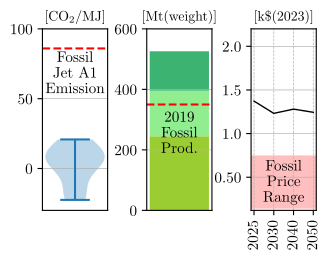

This figure's Python source:
#%%
# runs code as interactive cell 
# https://code.visualstudio.com/docs/python/jupyter-support-py

# IMPORTS #######################################

# plotting
import matplotlib.pyplot as plt
import matplotlib.font_manager as font_manager
# unit conversion
cm = 1/2.54 # for inches-cm conversion
# time manipulation
from datetime import datetime

# data science
import numpy as np
import pandas as pd

# i/o
from pathlib import PurePath, Path

# SETUP #########################################

plt.rcParams.update({
    "text.usetex": True,
    "font.family": "Arial",
    "font.sans-serif": "Computer Modern",
    'font.size': 11
})

# DATA IMPORT ###################################

# see also this StackOverflow questions:
# https://stackoverflow.com/q/22787209
# https://stackoverflow.com/q/69242928
# it will be best to have separate plots for each country

df_bio_cell_co2 = pd.read_excel(
    io = 'data/data.xlsx',
    sheet_name = 'CO2 Bio-Cellulose Fuel',
    usecols = lambda column: column in [
        'feedstock',
        'region',
        'LSf [gCO2e/MJ]'
    ],
    dtype={
        'feedstock': str,
        'region': str,
        'LSf [gCO2e/MJ]': float
    },
    header = 0,
    engine = 'openpyxl'
)
df_bio_cell_cost = pd.read_excel(
    io = 'data/data.xlsx',
    sheet_name = 'Cost Bio-Cellulose Fuel',
    usecols = lambda column: column in [
        'year',
        'cost [$(2023)]'
    ],
    dtype={
        'year': str,
        'cost [$(2023)]': float
    },
    header = 0,
    engine = 'openpyxl'
)
df_bio_cell_avail = pd.read_excel(
    io = 'data/data.xlsx',
    sheet_name = 'Availability Bio-Cellulose Fuel',
    usecols = lambda column: column in [
        'feedstock',
        'practical availability [Mt/year]'
    ],
    dtype={
        'feedstock': str,
        'practical availability [Mt/year]': float
    },
    header = 0,
    engine = 'openpyxl'
)

		
# DATA MANIPULATION #############################


# FIGURE ########################################

# SETUP ######################

fig, axes = plt.subplots(
    num = 'main',
    nrows = 1,
    ncols = 3,
    gridspec_kw = {'wspace': 0.6},
    dpi = 300,
    figsize=(9*cm, 6*cm), # A4=(210x297)mm,
)

# AXIS SCALING ###############

# AXIS LIMITS ################

axes[0].set_ylim(-30, 100)
axes[1].set_ylim(0, 600)
axes[2].set_ylim(120, 2200)

# TICKS AND LABELS ###########

axes[0].set_xticks([])
axes[0].set_xticklabels([])

axes[1].set_xticks([])
axes[1].set_xticklabels([])

axes[2].tick_params(axis='x', labelrotation=90)

for axis in axes:
    axis.grid(which='both', axis='y', linestyle='-', linewidth = 0.5)
    axis.grid(which='major', axis='x', linestyle='--', linewidth = 0.5)

import matplotlib.ticker as ticker

def thousands(x, pos):
    'The two args are the value and tick position'
    return '%1.1f' % (x * 1e-3) if x >= 1000 else '%1.2f' % (x * 1e-3)

formatter = ticker.FuncFormatter(thousands)

axes[2].yaxis.set_major_formatter(formatter)

# AXIS LABELS ################


# TITLE ######################

axes[0].set_title('[CO$_2$/MJ]', fontsize=10)
axes[1].set_title('[Mt(weight)]', fontsize=10)
axes[2].set_title('[k\$(2023)]', fontsize=10)

# PLOTTING ###################

axes[0].violinplot(
    df_bio_cell_co2['LSf [gCO2e/MJ]'],
    #showfliers = True
)
axes[0].axhline(y=86, color='red', linestyle='--')
axes[0].text(1, 54, 'Fossil \n Jet A1 \n Emission', ha='center')

cellulosic = df_bio_cell_avail[df_bio_cell_avail['feedstock'] == 'cellulosic cover crops']['practical availability [Mt/year]'].iloc[0]
axes[1].bar(
    x = 0,
    height = cellulosic,
    width=0.75,
    color = 'yellowgreen',
)
agri = df_bio_cell_avail[df_bio_cell_avail['feedstock'] == 'agricultural residues']['practical availability [Mt/year]'].iloc[0]
axes[1].bar(
    x = 0,
    height = agri,
    bottom = cellulosic,
    width=0.75,
    color = 'lightgreen',
)
forest = df_bio_cell_avail[df_bio_cell_avail['feedstock'] == 'forestry residues']['practical availability [Mt/year]'].iloc[0]
axes[1].bar(
    x = 0,
    height = forest,
    bottom = agri + cellulosic,
    width=0.75,
    color = 'mediumseagreen',
)

axes[1].axhline(y=350, color='red', linestyle='--')
axes[1].text(0, 190, '2019 \n Fossil \n Prod.', ha='center')

axes[2].plot(
    df_bio_cell_cost['year'],
    df_bio_cell_cost['cost [$(2023)]'],
    color = 'black',
    linewidth = 1,
)

axes[2].axhspan(
    ymin = 140,
    ymax = 750,
    facecolor='red',
    alpha=0.25
)
axes[2].text(1.5, 220, 'Fossil \n Price \n Range', ha='center')



# LEGEND ####################


# EXPORT #########################################

file_path = os.path.abspath(__file__)
file_name = os.path.splitext(os.path.basename(file_path))[0]
figure_name: str = str(file_name + '.pdf')

plt.savefig(
    fname = figure_name,
    format="pdf",
    bbox_inches='tight',
    transparent = False
)
# %%

# %%
